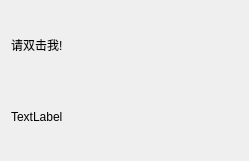
<?xml version="1.0" encoding="UTF-8"?>
<ui version="4.0">
 <class>Widget</class>
 <widget class="QWidget" name="Widget">
  <property name="geometry">
   <rect>
    <x>0</x>
    <y>0</y>
    <width>249</width>
    <height>161</height>
   </rect>
  </property>
  <property name="windowTitle">
   <string>事件与信号</string>
  </property>
  <layout class="QVBoxLayout" name="verticalLayout_2">
   <item>
    <layout class="QVBoxLayout" name="verticalLayout">
     <item>
      <widget class="TMyLabel" name="label">
       <property name="text">
        <string>请双击我!</string>
       </property>
      </widget>
     </item>
     <item>
      <widget class="QLabel" name="label_2">
       <property name="text">
        <string>TextLabel</string>
       </property>
      </widget>
     </item>
    </layout>
   </item>
  </layout>
 </widget>
 <customwidgets>
  <customwidget>
   <class>TMyLabel</class>
   <extends>QLabel</extends>
   <header location="global">tmylabel.h</header>
  </customwidget>
 </customwidgets>
 <resources/>
 <connections/>
</ui>
